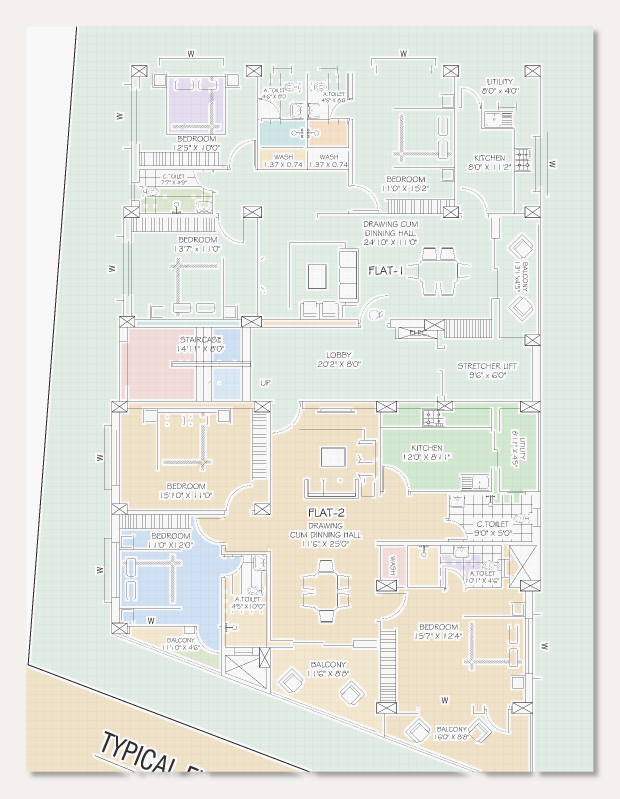
#> input picture colored_plan.png, 1860 x 2395 px (shown at 1/3 size)
$ python -i tf2_floorplan.py   (imports and definitions only)
#> lines starting #> are read from the running program, lines starting #| are printed output that depends on the picture
"""TF2DeepFloorplan reader adapter — the second ML reader in best-of.

LICENSE NOTE: TF2DeepFloorplan is GPL-3.0 (copyleft). That is NOT automatically
"commercial-safe" — using it in a paid/proprietary SaaS carries source-release
obligations. Verify with a lawyer before charging money (same review as
CubiCasa's CC BY-NC). Gate with DISABLE_TF2=1.

Drop-in replacement for perception.py (CubiCasa): exposes the SAME
`detections(image_bytes) -> (segments, opening_boxes, width_px, height_px)`
interface, so the vector-first/ML-fallback cascade uses it unchanged. Select it
with env `ML_READER=tf2`.

It reuses Drishti's existing wall vectorizer + opening-box extractor — the model
only has to produce a WALL mask and an OPENING mask; everything downstream is
shared with CubiCasa.

SAFE TO IMPORT on a CPU/slim deploy: TensorFlow is imported lazily inside the
functions, exactly like perception.py, so the API still boots without TF.

Setup (on the GPU box) — see docs/TF2_SETUP.md:
  1. pip install tensorflow (CUDA build) + this repo's deps.
  2. git clone https://github.com/zcemycl/TF2DeepFloorplan and download its
     pretrained weights (Google Drive link in that repo).
  3. Point env TF2FP_MODEL at the SavedModel / weights dir.
  4. Verify the class order (see WALL_CLASS/OPENING_CLASS below) against the
     model card, then set them if they differ.

NOTE: this adapter's inference path can only be validated on a machine with TF +
the weights; the pure mask->geometry conversion is unit-tested here.
"""
import os

# Room-boundary head class indices (TF2DeepFloorplan convention: 0 background,
# 1 door/window opening, 2 wall). Override via env if the model card differs.
WALL_CLASS = int(os.getenv("TF2FP_WALL_CLASS", "2"))
OPENING_CLASS = int(os.getenv("TF2FP_OPENING_CLASS", "1"))
INPUT_SIZE = int(os.getenv("TF2FP_INPUT", "512"))

_MODEL = None      # ("tflite", interpreter) | ("saved", callable)


def _load():
    """Lazily load the TF2DeepFloorplan model once. TF2FP_MODEL points at either
    a .tflite file (RECOMMENDED — loads with zero repo code) or a SavedModel
    dir. Kept out of import time so the slim deploy boots."""
    global _MODEL
    if _MODEL is not None:
        return _MODEL
    path = os.getenv("TF2FP_MODEL")
    if not path:
        raise RuntimeError("set TF2FP_MODEL to the TF2DeepFloorplan .tflite file "
                           "or SavedModel dir (run setup_tf2fp.bat)")
    if path.lower().endswith(".tflite"):
        import tensorflow as tf
        interp = tf.lite.Interpreter(model_path=path)
        interp.allocate_tensors()
        _MODEL = ("tflite", interp)
    else:
        import tensorflow as tf
        _MODEL = ("saved", tf.saved_model.load(path))
    return _MODEL


# [7 lines left out: function _pick_heads, not called in this run]


def _infer(image_bytes):
    """Image bytes -> (rgb_uint8, boundary_argmax HxW, room_argmax HxW).
    boundary encodes wall / opening / background per pixel."""
    import io

    import numpy as np
    from PIL import Image

    kind, model = _load()
    rgb = np.array(Image.open(io.BytesIO(image_bytes)).convert("RGB"))
    h, w = rgb.shape[:2]
    small = np.array(Image.fromarray(rgb).resize((INPUT_SIZE, INPUT_SIZE)),
                     dtype=np.float32)[None] / 255.0

    if kind == "tflite":
        interp = model
        inp_det = interp.get_input_details()[0]
        interp.set_tensor(inp_det["index"], small.astype(inp_det["dtype"]))
        interp.invoke()
        outs = [interp.get_tensor(d["index"]) for d in interp.get_output_details()]
    else:
        import tensorflow as tf
        res = model(tf.constant(small))
        outs = [np.asarray(t) for t in (res if isinstance(res, (list, tuple))
                                        else res.values() if isinstance(res, dict)
                                        else [res])]
    room_l, bound_l = _pick_heads(outs)
    boundary = np.argmax(bound_l[0], axis=-1).astype("int32")
    room = np.argmax(room_l[0], axis=-1).astype("int32")
    # resize label maps back to the original size (nearest keeps labels intact)
    boundary = np.array(Image.fromarray(boundary.astype("uint8")).resize((w, h), Image.NEAREST), dtype="int32")
    room = np.array(Image.fromarray(room.astype("uint8")).resize((w, h), Image.NEAREST), dtype="int32")
    return rgb, boundary, room


# openings sitting within this fraction of the walls' extent from its edge are
# treated as WINDOWS (external wall), the rest as DOORS (internal). Mirrors
# scene_builder's own external-wall rule (edge_tol = 6%) — a GENERAL rule, not
# a per-plan hack.
EDGE_FRAC = float(os.getenv("TF2FP_EDGE_FRAC", "0.06"))


# [36 lines left out: function masks_to_detections, not called in this run]


def detections(image_bytes):
    """ONE inference pass -> wall segments + opening boxes. Same contract as
    perception.detections, so the cascade uses this reader interchangeably."""
    rgb, boundary, _room = _infer(image_bytes)
    h, w = rgb.shape[:2]
    segs, boxes = masks_to_detections(boundary, w, h)
    return segs, boxes, int(w), int(h)

>>> import cv2
>>> picture = cv2.imread('../colored_plan.png', cv2.IMREAD_GRAYSCALE)
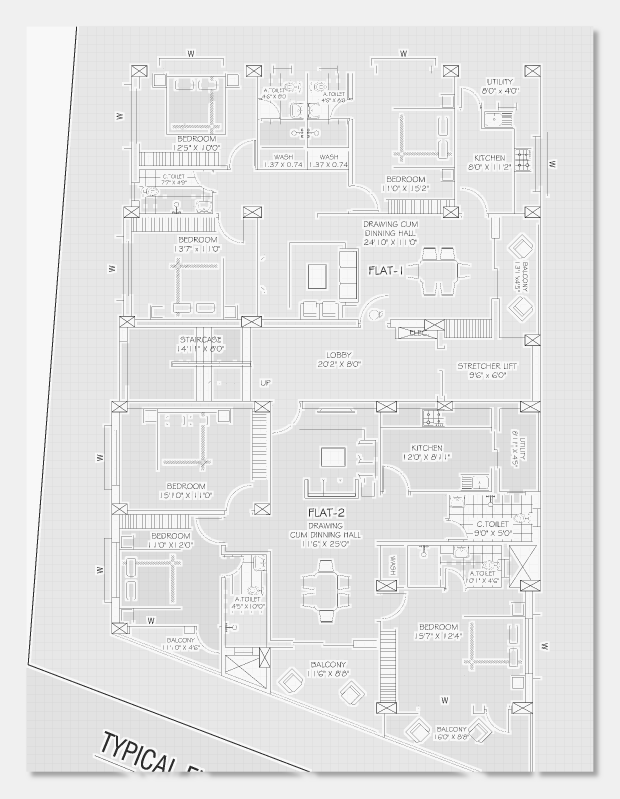
#> picture: shape (2395, 1860) (shown at 1/3 size); min 44, max 248, mean 229.3
#> (the run stopped early here; a loop or call above may not have finished)
